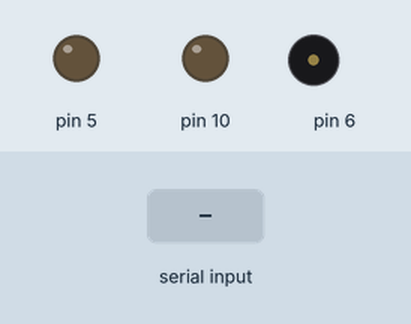
Bench run of a sketch on a simulated Arduino Leonardo, built with avr-gcc and run on an emulated ATmega32U4. Shown: output pins drawn as LEDs (lit = HIGH), buzzer (waves = sounding). The test bench sets the inputs (shaded band).

Above: at 2.7 s.
2.8 s: "R255\n" received over Serial
At 3.8 s:
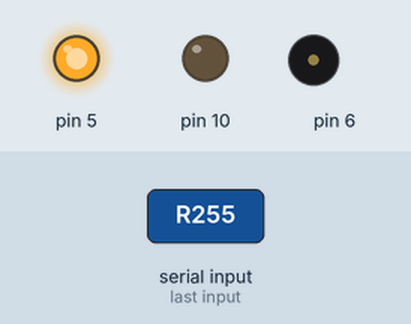
4.3 s: "G128\n" received over Serial
At 4.9 s:
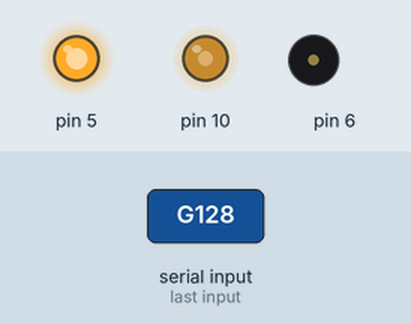
5.8 s: "T440\n" received over Serial
At 7.0 s:
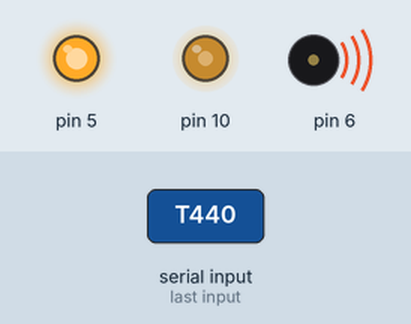
7.3 s: "G0\n" received over Serial
At 8.4 s:
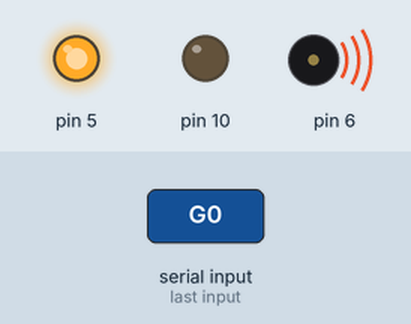
8.8 s: "R90\n" received over Serial
At 9.5 s:
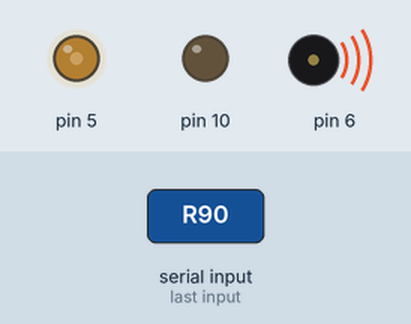
Timing chart, 0 to 11.3 s (numbered marks = the images above; inputs shaded):
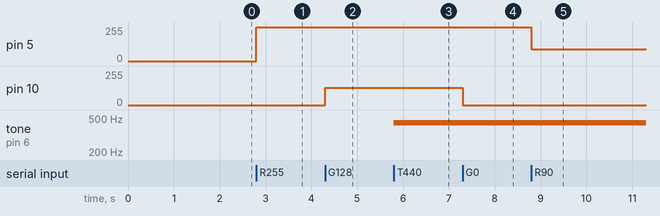

The sketch:

EsploraRemote.ino
```cpp
/*
  Esplora Remote

 This sketch allows to test all the Esplora's peripherals.
 It is also used with the ProcessingStart sketch (for Processing).

 When uploaded, you can open the Serial monitor and write one of
 the following commands (without quotes) to get an answer:

 "D": prints the current value of all sensors, separated by a comma.
 See the dumpInputs() function below to get the meaning of
 each value.

 "Rxxx"
 "Gxxx"
 "Bxxx": set the color of the RGB led. For example, write "R255"
 to turn on the red to full brightness, "G128" to turn
 the green to half brightness, or "G0" to turn off
 the green channel.

 "Txxxx": play a tone with the buzzer. The number is the
 frequency, e.g. "T440" plays the central A note.
 Write "T0" to turn off the buzzer.


 Created on 22 november 2012
 By Enrico Gueli <enrico.gueli@gmail.com>
 Modified 23 Dec 2012
 by Tom Igoe
 Modified 23 March 2015
 by David Novogrodsky
 */

#include <Esplora.h>

void setup() {
  while(!Serial); // needed for Leonardo-based board like Esplora
  Serial.begin(9600);
}

void loop() {
  if (Serial.available())
    parseCommand();
}

/*
 * This function reads a character from the serial line and
 * decide what to do next. The "what to do" part is given by
 * function it calls (e.g. dumpInputs(), setRed() and so on).
 */
void parseCommand() {
  char cmd = Serial.read();
  switch(cmd) {
  case 'D':
    dumpInputs();
    break;
  case 'R':
    setRed();
    break;
  case 'G':
    setGreen();
    break;
  case 'B':
    setBlue();
    break;
  case 'T':
    setTone();
    break;
  }
}

void dumpInputs() {
  Serial.print("{");
  Serial.print("SwitchOne:");
  Serial.print(Esplora.readButton(SWITCH_1));
  Serial.print(',');
  Serial.print("SwitchTwo:");
  Serial.print(Esplora.readButton(SWITCH_2));
  Serial.print(',');
  Serial.print("SwitchThree:");
  Serial.print(Esplora.readButton(SWITCH_3));
  Serial.print(',');
  Serial.print("SwitchFour:");
  Serial.print(Esplora.readButton(SWITCH_4));
  Serial.print(',');
  Serial.print("Slider:");
  Serial.print(Esplora.readSlider());
  Serial.print(',');
  Serial.print("LightSensor:");
  Serial.print(Esplora.readLightSensor());
  Serial.print(',');
  Serial.print("DegreesC:");
  Serial.print(Esplora.readTemperature(DEGREES_C));
  Serial.print(',');
  Serial.print("SoundIntensity:");
  Serial.print(Esplora.readMicrophone());
  Serial.print(',');
  Serial.print("JoystickSwitch:");
  Serial.print(Esplora.readJoystickSwitch());
  Serial.print(',');
  Serial.print("JoystickPosX:");
  Serial.print(Esplora.readJoystickX());
  Serial.print(',');
  Serial.print("JoystickPosY:");
  Serial.print(Esplora.readJoystickY());
  Serial.print(',');
  Serial.print("AccelerometerPosX:");
  Serial.print(Esplora.readAccelerometer(X_AXIS));
  Serial.print(',');
  Serial.print("AccelerometerPosY:");
  Serial.print(Esplora.readAccelerometer(Y_AXIS));
  Serial.print(',');
  Serial.print("AccelerometerPosZ:");
  Serial.print(Esplora.readAccelerometer(Z_AXIS));
  Serial.print("}");
  Serial.println();
}

void setRed() {
  Esplora.writeRed(Serial.parseInt());
}

void setGreen() {
  Esplora.writeGreen(Serial.parseInt());
}

void setBlue() {
  Esplora.writeBlue(Serial.parseInt());
}

void setTone() {
  Esplora.tone(Serial.parseInt());
}
```

Measured:
- after the input at 2.8 s, pin 5: 0/255 → 255/255 at once
- after the input at 4.3 s, pin 10: 0/255 → 128/255 at once
- after the input at 5.8 s, tone on pin 6: silent → 440 Hz at once
- after the input at 7.3 s, pin 10: 128/255 → 0/255 at once
- after the input at 8.8 s, pin 5: 255/255 → 90/255 at once
